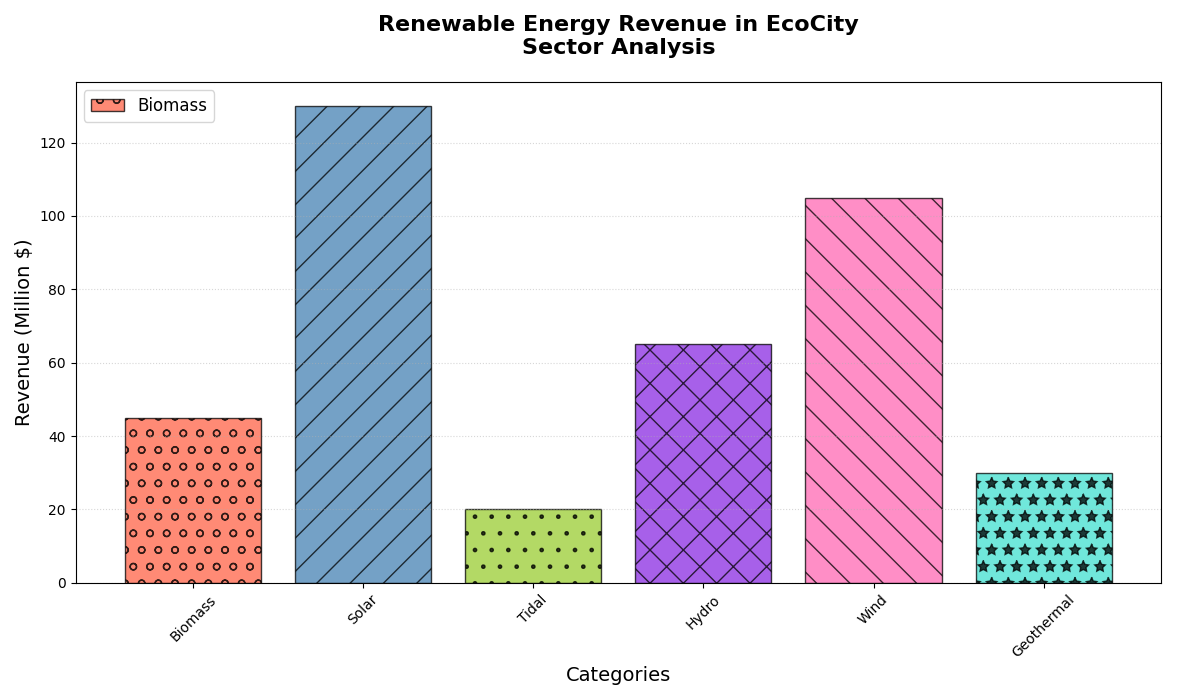

Python code for this plot:
import matplotlib.pyplot as plt
import numpy as np

categories = ['Biomass', 'Solar', 'Tidal', 'Hydro', 'Wind', 'Geothermal']
contributions = np.array([45, 130, 20, 65, 105, 30])

# New set of colors chosen for the chart
new_colors = ['#FF6347', '#4682B4', '#9ACD32', '#8A2BE2', '#FF69B4', '#40E0D0']
hatches = ['o', '/', '.', 'x', '\\', '*']

fig, ax = plt.subplots(figsize=(12, 7))

ax.bar(categories, contributions, color=new_colors, edgecolor='black', hatch=hatches, alpha=0.75)

ax.set_title("Renewable Energy Revenue in EcoCity\nSector Analysis", fontsize=16, fontweight='bold', pad=20)
ax.set_xlabel("Categories", fontsize=14)
ax.set_ylabel("Revenue (Million $)", fontsize=14)

ax.legend(['Biomass', 'Solar', 'Tidal', 'Hydro', 'Wind', 'Geothermal'], loc='upper left', fontsize=12)

ax.grid(axis='y', linestyle=':', alpha=0.5)

plt.xticks(rotation=45)

plt.tight_layout(rect=[0, 0, 0.98, 1])

plt.show()
